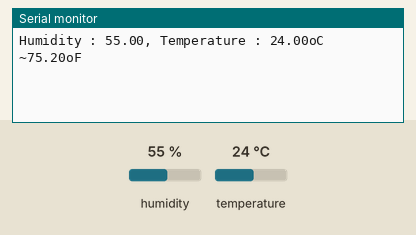
The sketch below on a simulated Arduino Uno, built with avr-gcc and run on an emulated ATmega328P. Parts: the last lines printed to the serial monitor. The inputs (shaded band) are chosen by the test bench; at power-on: humidity 55 %, temperature 24 °C.

Above: at 2.2 s.
2.3 s: humidity set to 22 %
At 4.1 s:
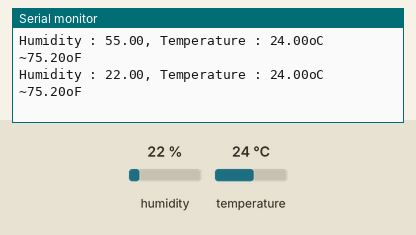
5.3 s: temperature set to 12 °C
At 7.1 s:
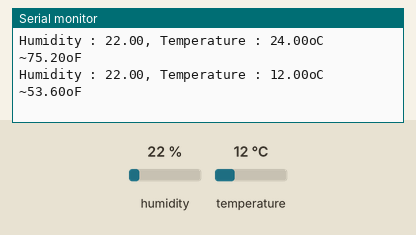
8.3 s: humidity set to 40 %
At 10.8 s:
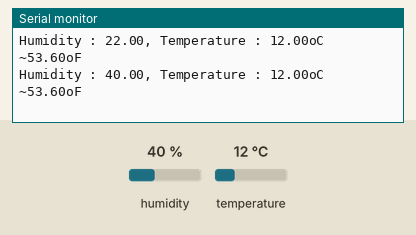
Timing chart, 0 to 12.3 s (numbered marks = the images above; inputs shaded):
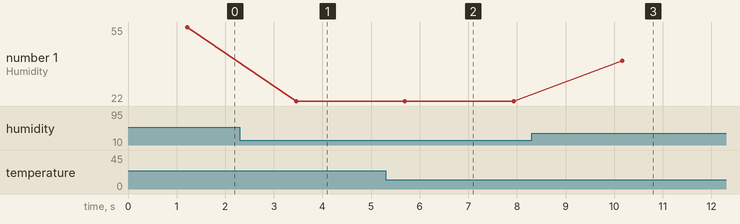

The sketch:

master.ino
```cpp
// MASTER
// AT+ROLE=1
// AT+CMODE=1
// AT+UART=9600,0,0
#include <SoftwareSerial.h>
#include "DHT.h"
#define DHTPin 4
#define DHTType DHT11
//Cổng D10 = TX = cam, D11 = RX = đỏ, 5V = xanh lá, GND = vàng, nhớ chuyển Both NL & CR
SoftwareSerial BTSerial(10, 11);

DHT HT(DHTPin, DHTType);
float humidity;
float temperatureC;
float temperatureF;

void setup() {
  // put your setup code here, to run once:
  HT.begin();
  Serial.begin(9600);
  BTSerial.begin(9600);
  delay(1000);
}

void loop() {
  // put your main code here, to run repeatedly:
  delay(200);
  humidity = HT.readHumidity();
  temperatureC = HT.readTemperature();
  temperatureF = HT.readTemperature(true);
  Serial.print("Humidity : ");
  Serial.print(humidity);
  Serial.print(", Temperature : ");
  Serial.print(temperatureC);
  Serial.print("oC ~");
  Serial.print(temperatureF);
  Serial.println("oF");

  String valueStringC = String(temperatureC);
  const char* valueC = valueStringC.c_str();

  BTSerial.write(valueC);
  BTSerial.print(",");
  String valueStringhumidity = String(humidity);
  const char* valuehumidity = valueStringhumidity.c_str();

  BTSerial.write(valuehumidity);
  delay(2000);
}
```

Measured:
- after the input at 2.3 s, the serial monitor: prints a new line after 1.2 s (image 1)
- after the input at 5.3 s, the serial monitor: prints a new line after 0.40 s (image 2)
- after the input at 8.3 s, the serial monitor: prints a new line after 1.9 s (image 3)
- plotted number 1: 55 → 22 after the input at 2.3 s, 22 → 40 after the input at 8.3 s
